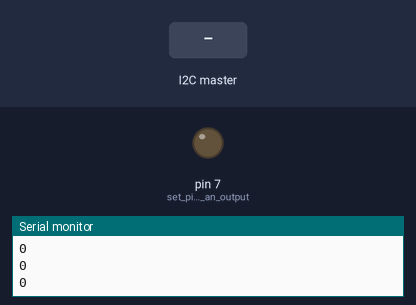
A sketch run on a simulated Arduino Uno, built with avr-gcc and run on an emulated ATmega328P. Parts: output pins drawn as LEDs (lit = HIGH), the last lines printed to the serial monitor. Dashed ring = blinking. Inputs (shaded band) come from the test bench.

Above: at 1.2 s.
1.3 s: the I2C master sends the byte 90
At 1.55 s:
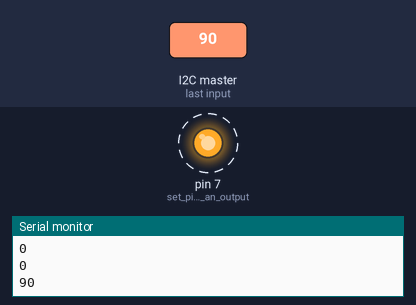
4.3 s: the I2C master sends the byte 1
At 4.3 s:
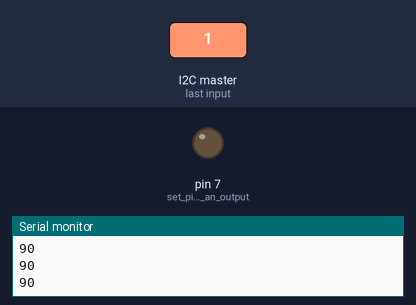
5.8 s: the I2C master sends the byte 200
At 6.05 s:
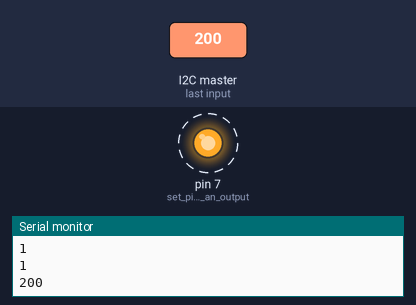
Timing chart, 0 to 14.8 s (numbered marks = the images above; inputs shaded):
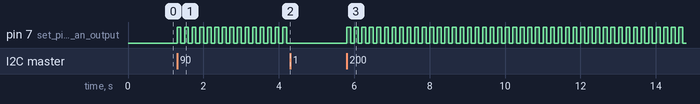

Measured:
- after the input at 1.3 s, pin 7 (set_pin_7_as_an_output): alternates HIGH for 0.10 s and LOW for 0.10 s, starting at once
- after the input at 4.3 s, pin 7 (set_pin_7_as_an_output): stops changing and stays LOW
- after the input at 5.8 s, pin 7 (set_pin_7_as_an_output): alternates HIGH for 0.10 s and LOW for 0.10 s, starting at once

The sketch:

slave.ino
```cpp
#include <Wire.h>

byte temp;               // data received from I2C bus
unsigned long time_start;   // start time in mSec

void setup(){
  Wire.begin(0x08);           // join I2C bus as Slave with address 0x08
  Serial.begin(9600);

  // event handler initializations
  Wire.onReceive(dataRcv);    // register an event handler for received data

  // initialize global variables
  time_start = millis();

  pinMode(7, OUTPUT);    // set pin 7 as an output
}

void loop(){
Serial.println(temp);
if (temp > 40){
  digitalWrite(7, HIGH);
  delay(100);
  digitalWrite(7, LOW);
  delay(100);
  }
  else{
    digitalWrite(7, LOW);
    }
}

//received data handler function
void dataRcv(int numBytes){
  while(Wire.available()) { // read all bytes received
    temp = Wire.read();
  }
}
```
